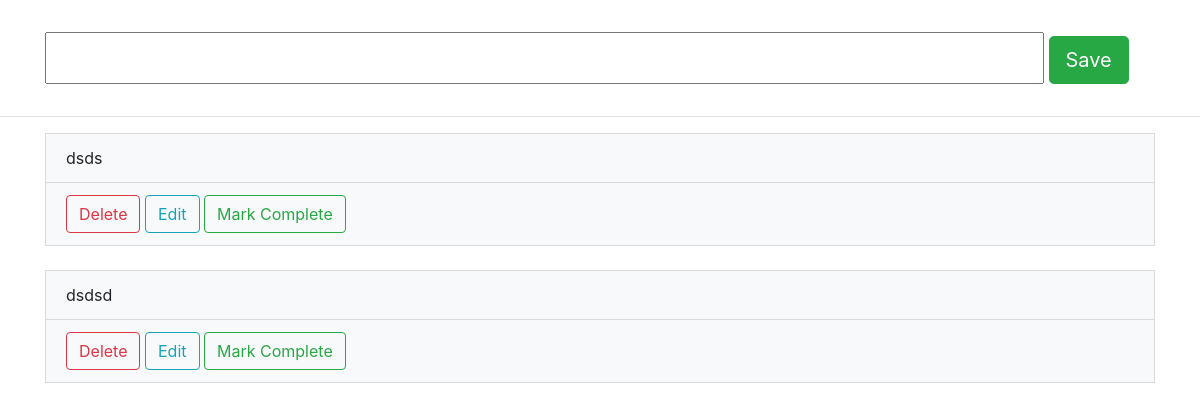
Before: / with the older database file.
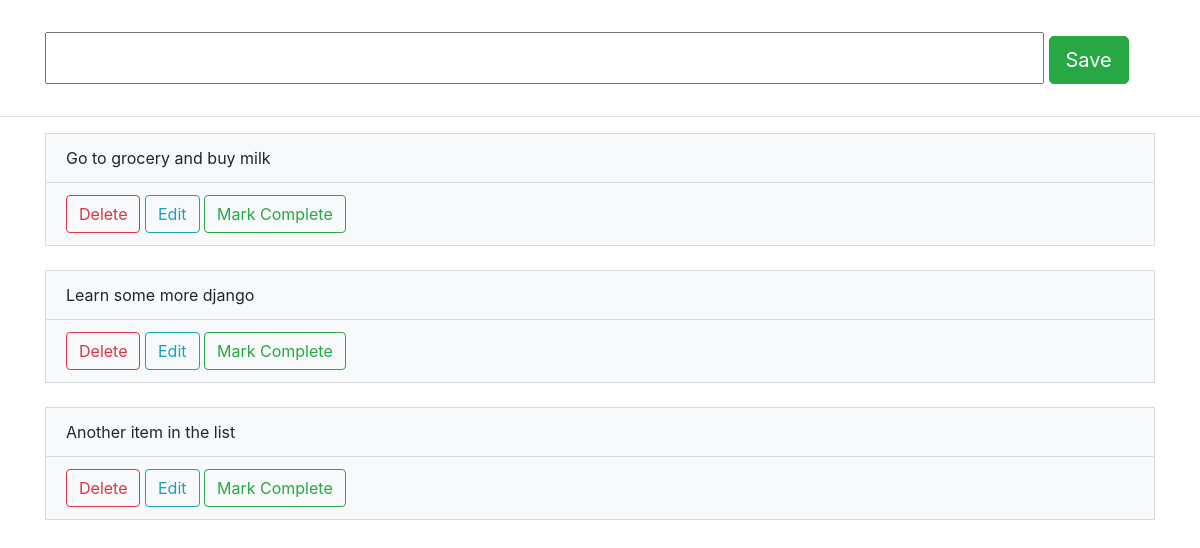
After: the same page with the newer database file.
### do/models.py (models this page shows)
class Assignment(models.Model):
    title = models.CharField(max_length=255)
    assigned_on = models.DateTimeField(auto_now=True)
    completed = models.BooleanField(default=False)
    def __str__(self):
        return self.title

### do/views.py (the view)
# urls.py: path('', views.homepage, name='list'),
def homepage(request):
    tasks = Assignment.objects.all()
    form = AssignmentForm()
    if request.method == 'POST':
        form = AssignmentForm(request.POST)
    if form.is_valid():
        form.save()
        return redirect('/')
    context = {'tasks': tasks,
               'form': form,
               }
    return render(request, 'index.html', context)

### do/forms.py
class AssignmentForm(forms.ModelForm):
    class Meta:
        model = Assignment
        fields = '__all__'

### templates/index.html (shortened to what this page needs)
<!DOCTYPE html>
{% load static %}
<html lang="en">
<head>
    <link rel="stylesheet" href=" {% static 'bootstrap/css/bootstrap.css' %} ">
    <link rel="stylesheet" href=" {% static 'css/custom.css' %} ">
</head>
<body>
    <div class="space">
        <form method="POST" action="/" class="container">
                {{ form.title }}
                <button type="submit" class="btn btn-success btn-lg">Save</button>
        </form>
    </div>
    <hr>
    {% for task in tasks %}
    <div class="container">
        <div class=" list-group-item bg-light">
        {% if task.completed %}
            <strike>{{ task }}</strike>
        {% else %}
            <span>{{ task }}</span>
        {% endif %}
        </div>
        <div class=" list-group-item bg-light">
            <a class="btn btn-outline-danger btn-md" href="{% url 'delete' task.id %}" name='delete'>Delete</a>
            <a class="btn btn-outline-info  btn-md" href="{% url 'update' task.id %}" name='update'>Edit</a>
        {% if task.completed %}
            <a class="btn btn-outline-secondary btn-md" href="{% url 'check' task.id %}" name='check'>Mark Incomplete</a>
        {% else %}
            <a class="btn btn-outline-success btn-md" href="{% url 'check' task.id %}" name='check'>Mark Complete</a>
        {% endif %}
        </div>
    </div>
    <br>
    {% endfor %}
</body>
</html>

### static/css/custom.css (style rules this page uses)
.space { margin: 2%; }
input { width: 90%; padding: 12px 20px; margin: 8px 0; box-sizing: border-box; }

Changed rows visible on the page:
removed Assignment: title "dsds", completed "Mark Complete"
removed Assignment: title "dsdsd", completed "Mark Complete"
added Assignment: title "Go to grocery and buy milk", completed "Mark Complete"
added Assignment: title "Learn some more django", completed "Mark Complete"
added Assignment: title "Another item in the list", completed "Mark Complete"
